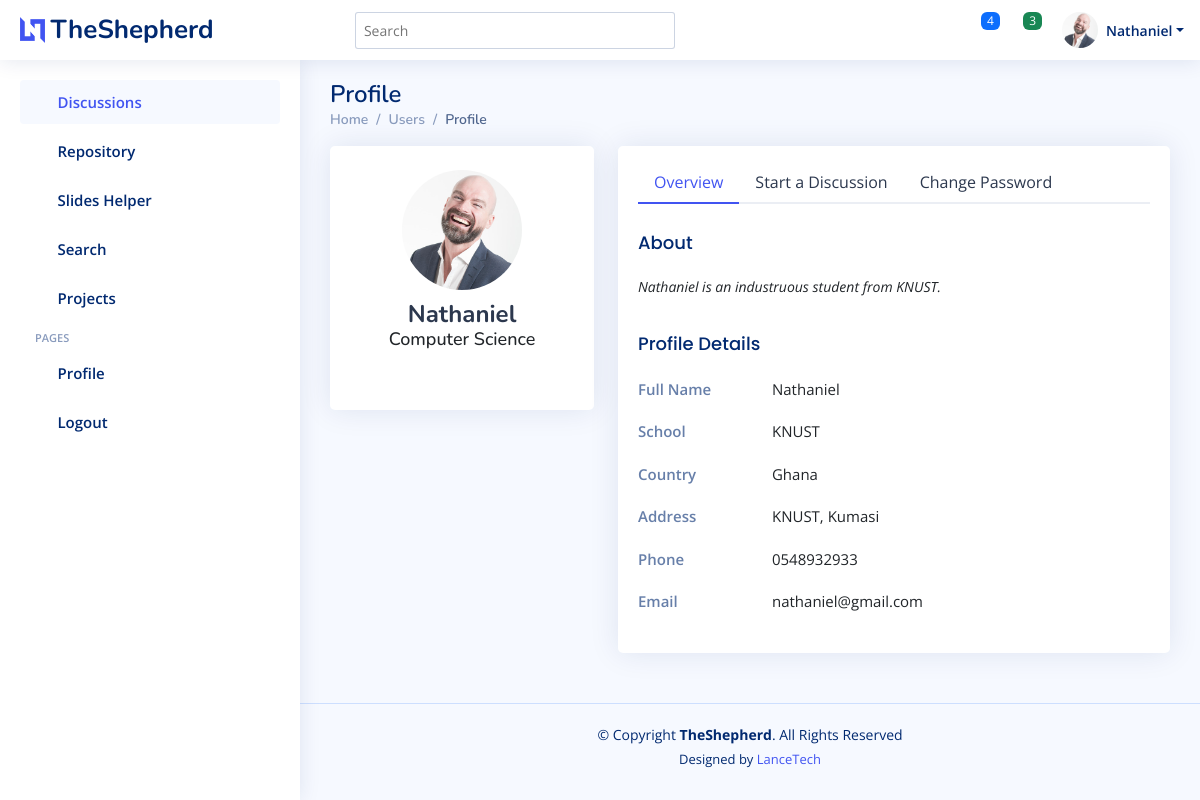
Page /accounts/1/ (signed in) on the earlier database version.
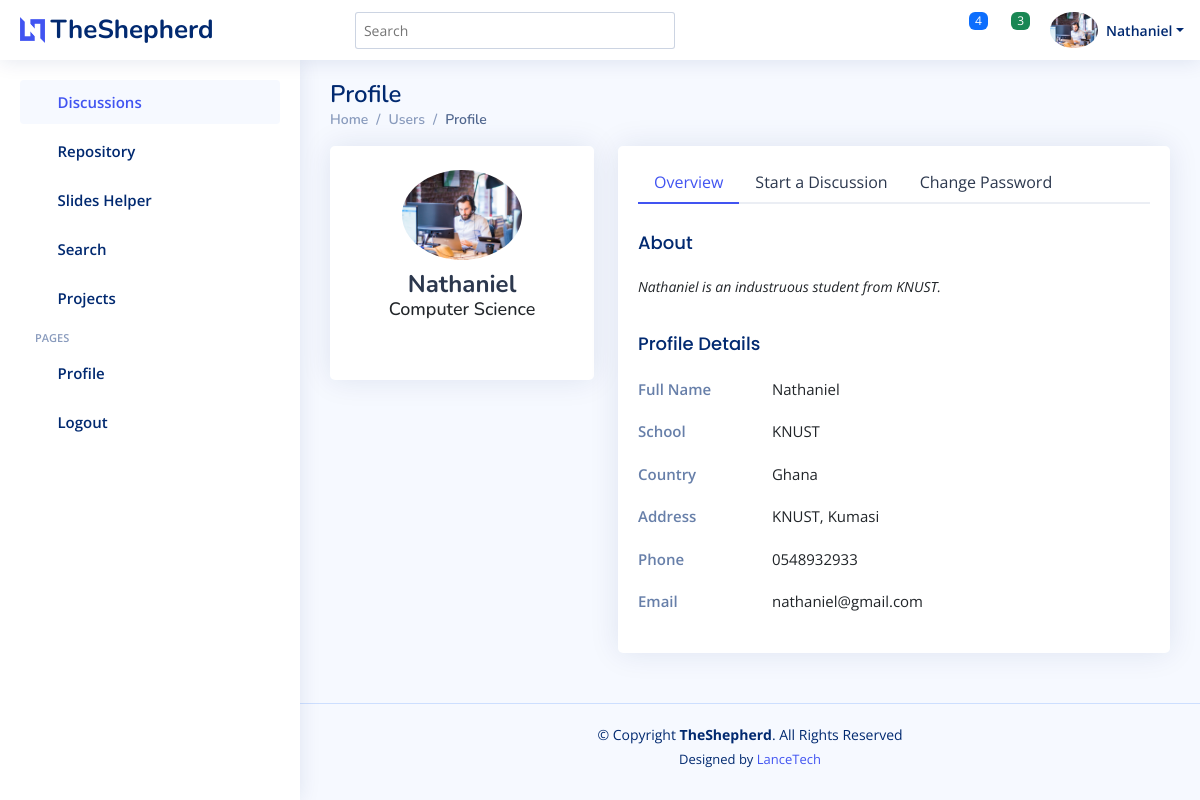
Same page on the later database version.
### discussions/models.py (models this page shows, shortened)
class Student(models.Model):
    friend = models.ForeignKey('self', on_delete=models.CASCADE, blank=True, null=True)
    user = models.OneToOneField(User, on_delete=models.CASCADE)
    phone = models.CharField(max_length=10, default='0548932933', blank=True)
    school = models.CharField(max_length=60, default='KNUST', blank=True)
    course = models.CharField(max_length=60, default='Computer Science', blank=True)
    back_img = models.ImageField(blank=True, upload_to="images/profiles", default='images/profiles/testimonial-1_wBDCxRj.jpg')

### accounts/views.py (the view)
# urls.py: path('<int:pk>/', ProfileView.as_view(), name='profile'),
class ProfileView(generic.DetailView):
    template_name = "accounts/profile.html"
    model = Student
    def get_context_data(self, *args, **kwargs):
        context = super(ProfileView, self).get_context_data(*args, **kwargs)
        context['student'] = Student.objects.filter(user=self.request.user)[0]
        context['discuss_form'] = DiscussionForm
        context['reset_form'] = ResetPasswordForm
        return context

### accounts/templates/accounts/profile.html (shortened to what the changed rows need)
<!DOCTYPE html>
<html lang="en">
<head>
  {% load static %}
  <link href="{% static 'assets/vendor/bootstrap/css/bootstrap.min.css' %}" rel="stylesheet">
  <link href="{% static 'assets/vendor/bootstrap-icons/bootstrap-icons.css' %}" rel="stylesheet">
  <link href="{% static 'assets/vendor/boxicons/css/boxicons.min.css' %}" rel="stylesheet">
  <link href="{% static 'assets/vendor/quill/quill.snow.css' %}" rel="stylesheet">
  <link href="{% static 'assets/vendor/quill/quill.bubble.css' %}" rel="stylesheet">
  <link href="{% static 'assets/vendor/remixicon/remixicon.css' %}" rel="stylesheet">
  <link href="{% static 'assets/vendor/simple-datatables/style.css' %}" rel="stylesheet">
  <link href="{% static 'assets/css/style.css' %}" rel="stylesheet">
</head>
<body>
  <header id="header" class="header fixed-top d-flex align-items-center">
    <nav class="header-nav ms-auto">
      <ul class="d-flex align-items-center">
        {% if not user.is_authenticated %}
        <li class="nav-item">
          <a class="nav-link collapsed" href="{% url 'accounts:signup' %}">
            <i class="bi bi-card-list"></i>
            <span>Register</span>
          </a>
        </li>
        <li class="nav-item">
          <a class="nav-link collapsed" href="{% url 'login' %}">
            <i class="bi bi-box-arrow-in-right"></i>
            <span>Login</span>
          </a>
        </li>
        {% else %}
        <li class="nav-item dropdown">
          <a class="nav-link nav-icon" href="#" data-bs-toggle="dropdown">
            <i class="bi bi-bell"></i>
            <span class="badge bg-primary badge-number">4</span>
          </a>
        </li>
        <li class="nav-item dropdown">
          <a class="nav-link nav-icon" href="#" data-bs-toggle="dropdown">
            <i class="bi bi-chat-left-text"></i>
            <span class="badge bg-success badge-number">3</span>
          </a>
        </li>
        <li class="nav-item dropdown pe-3">
          <a class="nav-link nav-profile d-flex align-items-center pe-0" href="#" data-bs-toggle="dropdown">
            <img src="{% static student.back_img.url %}" alt="Profile" class="rounded-circle">
            <span class="d-none d-md-block dropdown-toggle ps-2">{{ student.user.username }}</span>
          </a>
        </li>
        {% endif %}
      </ul>
    </nav>
  </header>
  <main id="main" class="main">
    <div class="pagetitle">
      <h1>Profile</h1>
    </div>
    <section class="section profile">
      <div class="row">
        <div class="col-xl-4">
          <div class="card">
            <div class="card-body profile-card pt-4 d-flex flex-column align-items-center">
              <img src="{% static student.back_img.url %}" alt="Profile" class="rounded-circle">
              <h2>{{ student.user.username }}</h2>
              <h3>{{ student.course }}</h3>
              <div class="social-links mt-2">
                <a href="#" class="twitter"><i class="bi bi-twitter"></i></a>
                <a href="#" class="facebook"><i class="bi bi-facebook"></i></a>
                <a href="#" class="instagram"><i class="bi bi-instagram"></i></a>
                <a href="#" class="linkedin"><i class="bi bi-linkedin"></i></a>
              </div>
            </div>
          </div>
        </div>
        <div class="col-xl-8">
          <div class="card">
            <div class="card-body pt-3">
              <div class="tab-content pt-2">
                <div class="tab-pane fade show active profile-overview" id="profile-overview">
                  <h5 class="card-title">About</h5>
                  <p class="small fst-italic">{{ student.user.username }} is an industruous student from {{ student.school }}.</p>
                  <h5 class="card-title">Profile Details</h5>
                  <div class="row">
                    <div class="col-lg-3 col-md-4 label ">Full Name</div>
                    <div class="col-lg-9 col-md-8">{{ student.user.username }}</div>
                  </div>
                  <div class="row">
                    <div class="col-lg-3 col-md-4 label">School</div>
                    <div class="col-lg-9 col-md-8">{{ student.school }}</div>
                  </div>
                  <div class="row">
                    <div class="col-lg-3 col-md-4 label">Country</div>
                    <div class="col-lg-9 col-md-8">Ghana</div>
                  </div>
                  <div class="row">
                    <div class="col-lg-3 col-md-4 label">Address</div>
                    <div class="col-lg-9 col-md-8">KNUST, Kumasi</div>
                  </div>
                  <div class="row">
                    <div class="col-lg-3 col-md-4 label">Phone</div>
                    <div class="col-lg-9 col-md-8">{{ student.phone }}</div>
                  </div>
                  <div class="row">
                    <div class="col-lg-3 col-md-4 label">Email</div>
                    <div class="col-lg-9 col-md-8">{{ student.user.email }}</div>
                  </div>
                </div>
              </div>
            </div>
          </div>
        </div>
      </div>
    </section>
  </main>
</body>
</html>

Differences in the rows shown:
changed Student "Computer Science": back_img: a different picture
